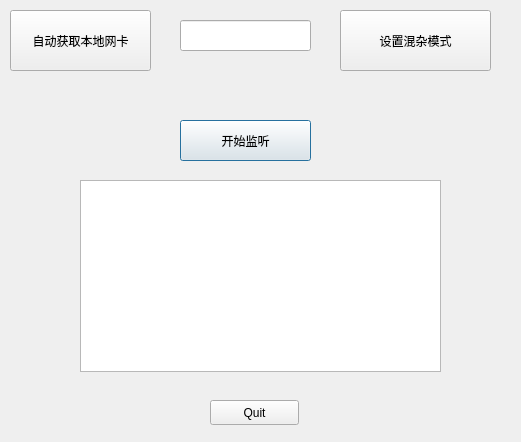
<?xml version="1.0" encoding="UTF-8"?>
<ui version="4.0">
 <class>sniffer</class>
 <widget class="QDialog" name="sniffer">
  <property name="geometry">
   <rect>
    <x>0</x>
    <y>0</y>
    <width>521</width>
    <height>442</height>
   </rect>
  </property>
  <property name="windowTitle">
   <string>Dialog</string>
  </property>
  <widget class="QPushButton" name="startsniffer">
   <property name="geometry">
    <rect>
     <x>180</x>
     <y>120</y>
     <width>131</width>
     <height>41</height>
    </rect>
   </property>
   <property name="text">
    <string>开始监听</string>
   </property>
  </widget>
  <widget class="QTextBrowser" name="pack">
   <property name="geometry">
    <rect>
     <x>80</x>
     <y>180</y>
     <width>361</width>
     <height>192</height>
    </rect>
   </property>
  </widget>
  <widget class="QPushButton" name="auto_get">
   <property name="geometry">
    <rect>
     <x>10</x>
     <y>10</y>
     <width>141</width>
     <height>61</height>
    </rect>
   </property>
   <property name="text">
    <string>自动获取本地网卡</string>
   </property>
  </widget>
  <widget class="QPushButton" name="set">
   <property name="geometry">
    <rect>
     <x>340</x>
     <y>10</y>
     <width>151</width>
     <height>61</height>
    </rect>
   </property>
   <property name="text">
    <string>设置混杂模式</string>
   </property>
  </widget>
  <widget class="QLineEdit" name="inter">
   <property name="geometry">
    <rect>
     <x>180</x>
     <y>20</y>
     <width>131</width>
     <height>31</height>
    </rect>
   </property>
  </widget>
  <widget class="QPushButton" name="pushButton">
   <property name="geometry">
    <rect>
     <x>210</x>
     <y>400</y>
     <width>89</width>
     <height>25</height>
    </rect>
   </property>
   <property name="text">
    <string>Quit</string>
   </property>
  </widget>
 </widget>
 <resources/>
 <connections/>
</ui>
